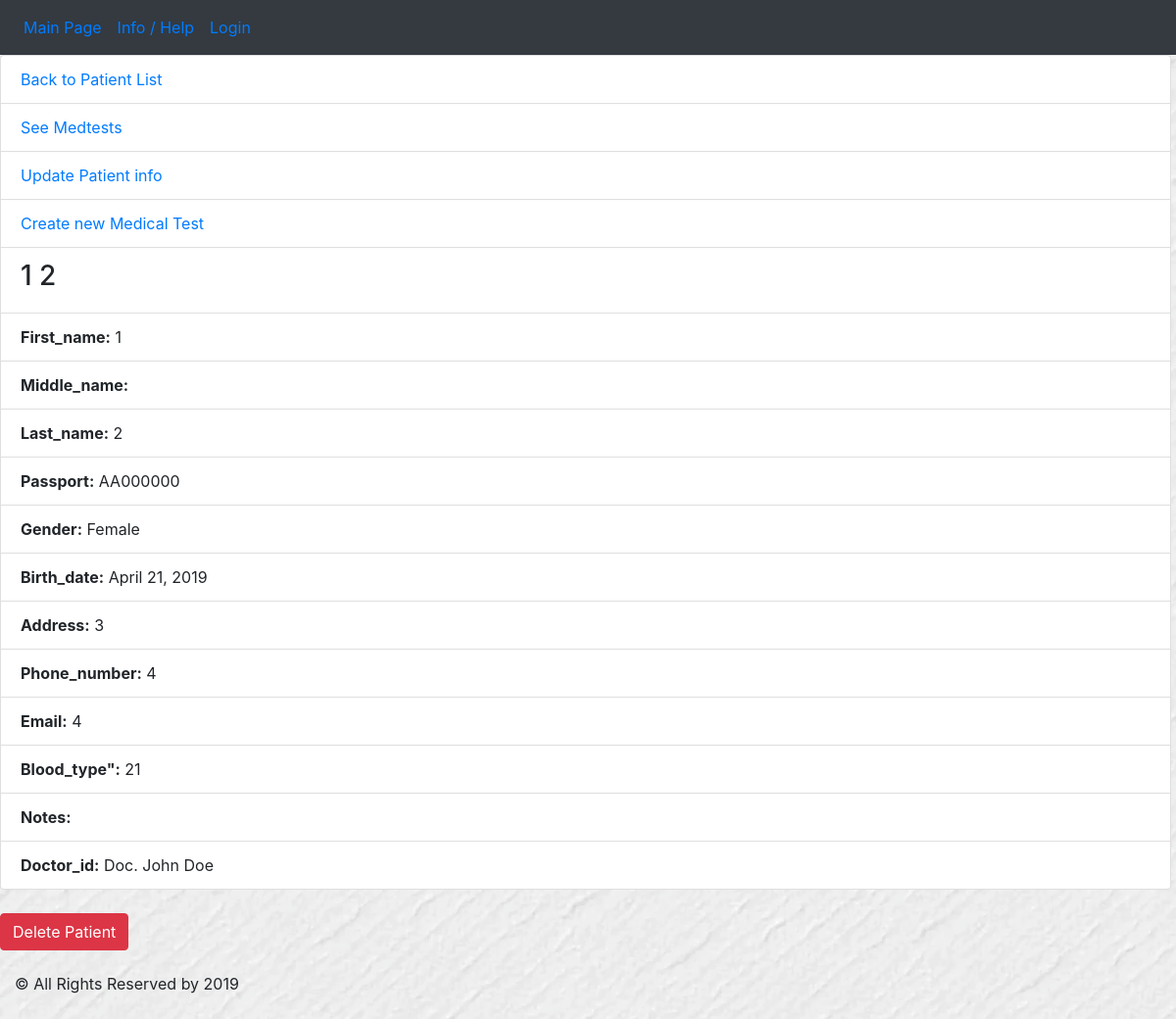
The app's page /doctor/patient/3, older data.
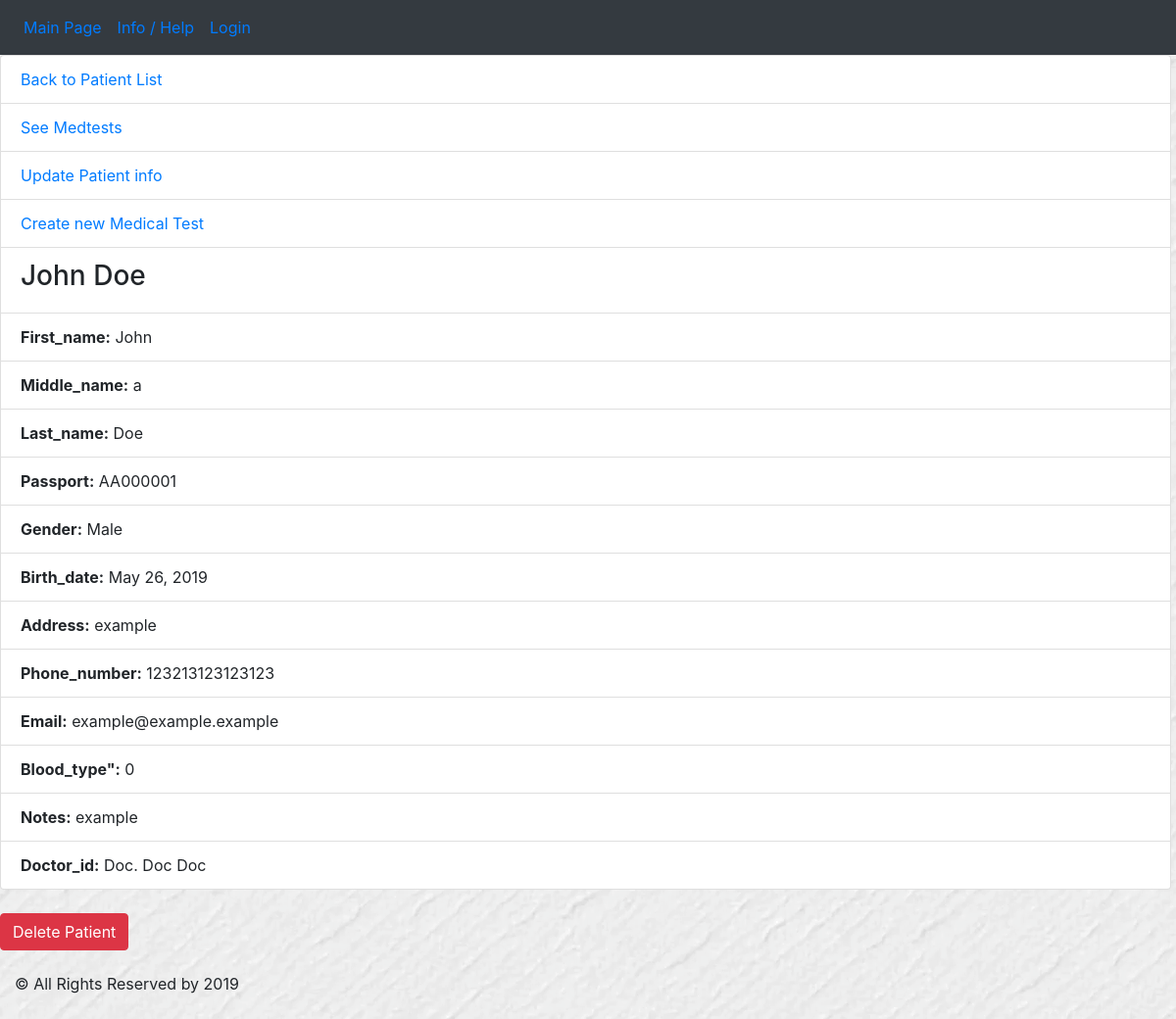
The same page, newer data.
### doctor/models.py (models this page shows, shortened)
class Patient(models.Model):
    BLOOD_TYPE = (
        (0, 'O+'),
        (1, 'O-'),
        (2, 'B-'),
        (3, 'B+'),
        (4, 'A-'),
        (5, 'A+'),
        (6, 'AB-'),
        (7, 'AB+')
    )
    GENDER = (
        (0, 'Male'),
        (1, 'Female')
    )
    first_name = models.CharField(max_length=45)
    middle_name = models.CharField(max_length=45)
    last_name = models.CharField(max_length=45)
    passport_id = models.CharField(max_length=8, default='AA000000')
    gender = models.BooleanField(choices=GENDER)
    birth_date = models.DateField(blank=True, default=timezone.now)
    address = models.CharField(max_length=90, blank=True)
    phone_number = models.CharField(max_length=15, blank=True)
    email = models.CharField(max_length=254, blank=True)
    blood_type = models.IntegerField(choices=BLOOD_TYPE)
    notes = models.TextField(max_length=1000, blank=True)
    doctor_id = models.ForeignKey(Doctor, on_delete=models.SET_NULL, null=True)
    def __str__(self):
        return self.first_name + ' ' + self.last_name

class Doctor(models.Model):
    GENDER = (
        (0, 'Male'),
        (1, 'Female')
    )
    first_name = models.CharField(max_length=45)
    middle_name = models.CharField(max_length=45)
    last_name = models.CharField(max_length=45)
    gender = models.BooleanField(choices=GENDER)
    post = models.CharField(max_length=45, blank=True)
    phone_number = models.CharField(max_length=15, blank=True)
    address = models.CharField(max_length=90, blank=True)
    email = models.CharField(max_length=254, blank=True)
    exam_room = models.CharField(max_length=6, blank=True)
    def __str__(self):
        return 'Doc. ' + self.first_name + ' ' + self.last_name

### doctor/views.py (the view)
# urls.py: path('patient/<int:pk>', views.PatientDetailView.as_view(), name='patient_details'),
class PatientDetailView(generic.DetailView):
    model = Patient
    template_name = 'doctor/patient_details.html'
    queryset = Patient.objects.all()
    def get_object(self, queryset=None):
        id_ = self.kwargs.get("pk")
        return get_object_or_404(Patient, id=id_)

### doctor/templates/doctor/patient_details.html (shortened to what this page needs)
{% extends 'extends/base.html' %}
{% block content %}
    <ul class="list-group">
        <li class="list-group-item"><a href="{% url 'doctor:patients' %}">Back to Patient List</a></li>
        <li class="list-group-item"><a href="{% url 'doctor:medtests' object.id %}">See Medtests</a></li>
        <li class="list-group-item"><a href="{% url 'doctor:update_patient' object.id %}">Update Patient info</a></li>
        <li class="list-group-item"><a href="{% url 'doctor:medrefferal' object.id %}">Create new Medical Test</a></li>
        <li class="list-group-item"><h3>{{ object }}</h3></li>
        <li class="list-group-item"><b>First_name:</b> {{ object.first_name }}</li>
        <li class="list-group-item"><b>Middle_name:</b> {{ object.middle_name }}</li>
        <li class="list-group-item"><b>Last_name:</b> {{ object.last_name }}</li>
        <li class="list-group-item"><b>Passport:</b> {{ object.passport_id }}</li>
        <li class="list-group-item"><b>Gender:</b> {{ object.get_gender_display }}</li>
        <li class="list-group-item"><b>Birth_date:</b> {{ object.birth_date }}</li>
        <li class="list-group-item"><b>Address:</b> {{ object.address }}</li>
        <li class="list-group-item"><b>Phone_number:</b> {{ object.phone_number }}</li>
        <li class="list-group-item"><b>Email:</b> {{ object.email }}</li>
        <li class="list-group-item"><b>Blood_type":</b> {{ object.blood_type }}</li>
        <li class="list-group-item"><b>Notes:</b> {{ object.notes }}  </li>
        <li class="list-group-item"><b>Doctor_id:</b> {{ object.doctor_id }}</li>
    </ul>
    <br>
    <form action="{% url 'doctor:delete_patient' object.id %}" method="post">
        <button type="submit" onclick="return confirm('Are you sure you want to delete this?')" class="btn btn-danger">
            Delete Patient
        </button>
    </form>
{% endblock %}

### main/templates/extends/base.html (shortened to what this page needs)
{% load staticfiles %}
<!DOCTYPE html>
<html lang="en">
<head>
    <link rel="stylesheet" type="text/css" href="{% static 'main/style.css' %}"/>
    <link rel="stylesheet" type="text/css" href="{% static 'bootstrap/css/bootstrap.css' %}"/>
</head>
<body >
    {% include 'extends/header.html' %}
<div class="wrapper">
    {% block content %}
    {% endblock %}
</div>
{% include 'extends/footer.html' %}
</body>
</html>

### main/templates/extends/header.html (shortened to what this page needs)
<header>
    <nav class="navbar navbar-expand-sm bg-dark">
        <ul class="navbar-nav mr-auto">
            <li class="nav-item">
                <a class="nav-link" href="{% url 'main:index' %}">Main Page</a>
            </li>
            <li class="nav-item">
                <a class="nav-link" href="{% url 'main:info' %}">Info / Help</a>
            </li>
            {% if user.is_authenticated %}
                <li class="nav-item mr-auto">
                    <a class="nav-link " href="{% url 'logout' %}">Logout</a>
                </li>
            {% else %}
                <li class="nav-item mr-auto">
                    <a class="nav-link mr-auto" href="{% url 'login' %}">Login</a>
                </li>
            {% endif %}
        </ul>
    </nav>
</header>

### main/templates/extends/footer.html
<footer>
 <div class="navbar navbar-nav fixed-bottom row-fluid text-center">
            <div class="container-fluid">
                <div class="row">
                    <div class="col-12">
                        <p>© All Rights Reserved by 2019</p>
                    </div>
                </div>
            </div>
        </div>
</footer>

### main/static/main/style.css (style rules this page uses)
body { background: white url("images/background.png"); padding-bottom: 70px; }
ul { height: 100%; padding: 0px 5px 0px 20px; }
a { color: #17a2b8; }

Row changes from the older to the newer data that the page shows:
changed Patient: first_name+last_name "1 2" → "John Doe"; first_name "1" → "John"; middle_name (not shown) → "a"; last_name "2" → "Doe"; passport_id "AA000000" → "AA000001"; gender "Female" → "Male"; birth_date "April 21, 2019" → "May 26, 2019"; address "3" → "example"; phone_number "4" → "123213123123123"; email "4" → "example@example.example"; blood_type "21" → "0"; notes (not shown) → "example"; doctor_id "Doc. John Doe" → "Doc. Doc Doc"
